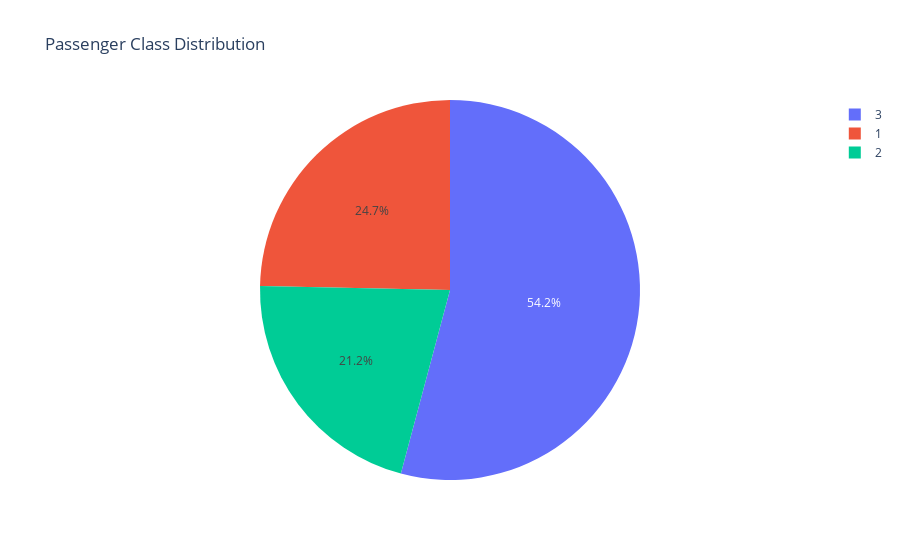

The code cell stored with this chart in its notebook:
### Code cell
fig = px.pie(df, names='Pclass', title='Passenger Class Distribution')
fig.show()

### Figure 1 — Plotly figure (JSON) as saved in the notebook; plotly's stock layout.template omitted (floating-point values rounded to 4 significant figures; data arrays with more than 128 entries replaced by an {"elided": "..."} marker saying what was removed)
{"data": [{"domain": {"x": [0, 1], "y": [0, 1]}, "hovertemplate": "Pclass=%{label}<extra></extra>", "labels": {"elided": "1309 int values"}, "legendgroup": "", "name": "", "showlegend": true, "type": "pie"}], "layout": {"legend": {"tracegroupgap": 0}, "title": {"text": "Passenger Class Distribution"}}}
